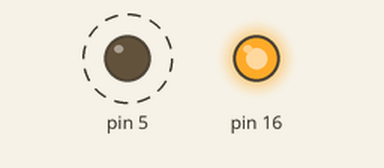
A sketch run on a simulated Arduino Uno, built with avr-gcc and run on an emulated ATmega328P. Parts: output pins drawn as LEDs (lit = HIGH). Dashed ring = blinking.

Above: at 0.1 s.
Timing chart, 0 to 3.0 s (numbered marks = the images above):
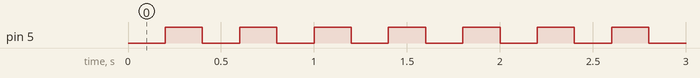

Measured:
- by itself, pin 5: alternates HIGH for 0.20 s and LOW for 0.20 s

The sketch:

sandbox.ino
```cpp
void setup() {
  pinMode(14, INPUT);
  pinMode(16, OUTPUT);

  digitalWrite(16, HIGH);


  pinMode(5, OUTPUT);
}

int t = LOW;
void loop() {
  //digitalWrite(16, digitalRead(14) == HIGH ? LOW : HIGH);

  digitalWrite(5, t);
  t = t == HIGH ? LOW : HIGH;
  delay(200);
}
```
